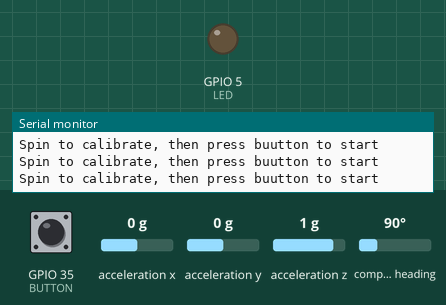
Simulated run of this sketch. Board: ESP32. Shown: output pins drawn as LEDs (lit = HIGH), the last lines printed to the serial monitor. Inputs (shaded band) come from the test bench; at power-on: GPIO 35 (BUTTON) LOW, acceleration x 0 g, acceleration y 0 g, acceleration z 1 g, compass heading 90°.

Above: at 2.2 s.
2.3 s: GPIO 35 (BUTTON) pulled HIGH for 0.6 s
At 2.9 s:
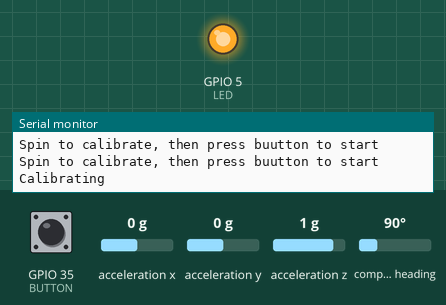
Timing chart, 0 to 10.5 s (numbered marks = the images above; inputs shaded):
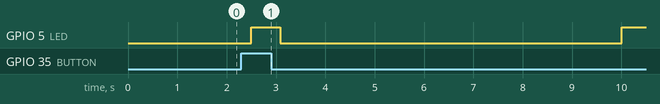

The sketch:

Angle_Data.ino
```cpp
#include <Wire.h>
#include <Adafruit_Sensor.h>
#include <Adafruit_BNO055.h>
#include <utility/imumaths.h>

///IMU Wire  I2C Initialization
#define I2C_SDA 25
#define I2C_SCL 19
TwoWire I2CBNO = TwoWire(0);
Adafruit_BNO055 bno;
///Button Declaration
#define BUTTON 35
#define LED 5

bool calib = false;
int but_val = 0;
const float pi = 3.14159267;
const float gravity = 9.81;
//Time changes to determine relative change in position
long int t1 = 0, last_print = 0, last_print_time = 0, prev_time = 0;

//Sensor Reading: Euler Angles
float alpha = 0, alphaT, alpha_offset = 0, beta = 0, Gamma = 0;
//Sensor Reading: Accelerations
float ax = 0, ay = 0, az = 0;
//Acceleration Drift Offsets
float ax_offset = 0, ay_offset = 0, az_offset = 0;
//Acceleration Translated summations
float ax_x = 0, ax_y = 0, ax_z = 0;
float ay_x = 0, ay_y = 0, ay_z = 0;
float az_x = 0, az_y = 0, az_z = 0;
//Translated axis accelerations
float axT = 0, ayT = 0, azT = 0;

void setup(void) {
  Serial.begin(115200);
  pinMode(BUTTON, INPUT);
  pinMode(LED, OUTPUT);
  I2CBNO.begin(I2C_SDA, I2C_SCL, 100000);
  bno = Adafruit_BNO055(55, 0x28, &I2CBNO);
  if(!bno.begin())
  {
    Serial.print("Ooops, no BNO055 detected ... Check your wiring or I2C ADDR!");
    while(1);
  }
  Serial.println("BNO started");
  Serial.println("Spin to calibrate, then press buutton to start");
  delay(1000);
  bno.setExtCrystalUse(true);
}

float radian(float degrees) {
  float radians = degrees * pi / 180.0;
  return radians;
}

void TranslateAccel(){
  ax_x = ax * cos(radian(alpha)) * cos(radian(beta));
  ax_y = ax * sin(radian(alpha)) * cos(radian(beta));
  ax_z = - ax * sin(radian(beta));

  ay_x = ay * (cos(radian(alpha))* sin(radian(beta))* cos(radian(Gamma)) + sin(radian(alpha))*cos(radian(Gamma)));
  ay_y = ay * (sin(radian(alpha))* sin(radian(beta))* sin(radian(Gamma)) + cos(radian(alpha))*cos(radian(Gamma)));
  ay_z = ay * cos(radian(beta)) * sin(radian(Gamma));

  az_x = az * (cos(radian(alpha)) * sin(radian(beta))* cos(radian(Gamma)) + sin(radian(alpha)) * sin(radian(Gamma)));
  az_y = az * (sin(radian(alpha)) * sin(radian(beta))* cos(radian(Gamma)) - cos(radian(alpha)) * sin(radian(Gamma)));
  az_z = az * (cos(radian(beta)) * cos(radian(Gamma)));

  axT = ax_x + ay_x + az_x;
  ayT = ax_y + ay_y + az_y;
  azT = ax_z + ay_z + az_z;
}

void loop(void)
{
  but_val = digitalRead(BUTTON);
  //Get Offset values once calibrated
  if (but_val == 1){
    Serial.println("Calibrating");
    calib = true;
    digitalWrite(LED, HIGH);
    delay(500);
    for (int i=0; i<30; i++) {
      imu::Vector<3> euler = bno.getVector(Adafruit_BNO055::VECTOR_ACCELEROMETER);
      ax_offset += euler.x();
      ay_offset += euler.y();
      az_offset += euler.z() - gravity;
      euler = bno.getVector(Adafruit_BNO055::VECTOR_EULER);
      alpha_offset += euler.x();
    }
    // ax_offset /= 30.0;
    // ay_offset /= 30.0;
    // az_offset /= 30.0;
    alpha_offset /= 30.0;
    ax_offset = -.025;
    ay_offset = -0.15;
    az_offset = -0.84;
    alpha_offset = 269.56;
    Serial.print(ax_offset); Serial.print(", "); Serial.print(ay_offset); Serial.print(", "); Serial.print(az_offset ); Serial.print(", "); Serial.println(alpha_offset);
    t1 = millis();
  }
  else{
    digitalWrite(LED, LOW);

  }
  if (calib){
    //Time since last call
    long int t2 = millis();
    float dt = (t2 - prev_time)/1000.00;
    //Euler Oreintation
    imu::Vector<3> euler = bno.getVector(Adafruit_BNO055::VECTOR_EULER);
    alpha = euler.x() - alpha_offset;
    alphaT = euler.x() - alpha_offset;
    if (alpha < 0){
      alpha += 360;}
    //alpha = alpha_offset;
    beta = euler.y();
    Gamma = euler.z();
    ///Euler Accelerometer
    euler = bno.getVector(Adafruit_BNO055::VECTOR_ACCELEROMETER);
    ax = euler.x() - ax_offset;
    ay = euler.y() - ay_offset;
    az = -(euler.z() - az_offset);
    //Do translation accel calculations
    TranslateAccel();

    //Print/send updates over com Every Quarter Second
    if (t2 - last_print_time > 10000){
      digitalWrite(LED, HIGH);
      delay(5000);
      digitalWrite(LED, LOW);

      Serial.print((t2-t1)/1000.0); Serial.print(", ");

      Serial.print(alpha, 3); Serial.print(", ");
      Serial.print(beta, 3); Serial.print(", ");
      Serial.print(Gamma, 3); Serial.print(", ");

      Serial.print(ax, 3); Serial.print(", ");
      Serial.print(ay, 3); Serial.print(", ");
      Serial.print(az, 3); Serial.print(", ");

      Serial.print(axT, 3); Serial.print(", ");
      Serial.print(ayT, 3); Serial.print(", ");
      Serial.println(azT, 3);

      last_print_time = t2;
    }
    prev_time = t2;
  }
  else{
    Serial.println("Spin to calibrate, then press buutton to start");
    delay(500);
  }

}
```

Measured:
- after the input at 2.3 s, GPIO 5 (LED): LOW → HIGH after 0.20 s, → LOW 0.59 s later, → HIGH 6.9 s later
